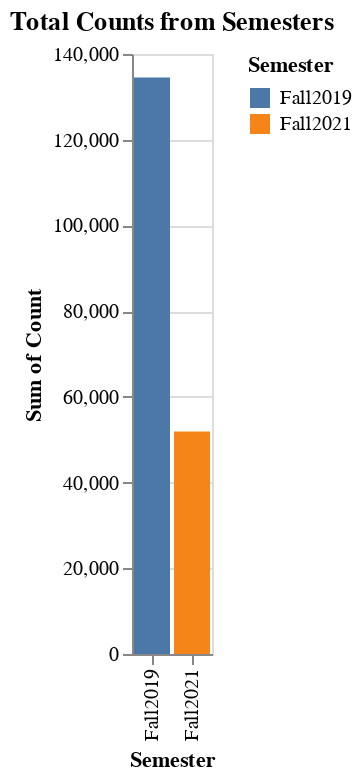

Notebook cell for this chart:
### Markdown cell above
### Comparison of two Box plot, Fall19 and Fall21

you can use your mouse and view additional data by hovering over the graphs.

[Box Charts](https://en.wikipedia.org/wiki/Box_plot) are a more informative (e.g.,, providing summary numbers like max, min, average, outliers) version than a traditional bar graph but has a learning curve.

### Code cell
Total = alt.Chart(df.sample(5000), title='Total Counts from Semesters').mark_bar().encode(
    alt.X("Semester:O"),
    alt.Y("sum(Count):Q"),
    alt.Color('Semester:N'),
    tooltip=['mean(Count)', 'sum(Count)']
)
Total

### Figure 1 — Vega-Lite specification as saved in the notebook (floating-point values rounded to 4 significant figures; data arrays with more than 128 entries replaced by an {"elided": "..."} marker saying what was removed)
{"config": {"view": {"continuousWidth": 400, "continuousHeight": 300}}, "data": {"name": "data-dd471abadb72f2279afb03d54caa8bd9"}, "mark": "bar", "encoding": {"color": {"type": "nominal", "field": "Semester"}, "tooltip": [{"type": "nominal", "aggregate": "mean", "field": "Count"}, {"type": "nominal", "aggregate": "sum", "field": "Count"}], "x": {"type": "ordinal", "field": "Semester"}, "y": {"type": "quantitative", "aggregate": "sum", "field": "Count"}}, "title": "Total Counts from Semesters", "$schema": "https://vega.github.io/schema/vega-lite/v4.8.1.json", "datasets": {"data-dd471abadb72f2279afb03d54caa8bd9": {"elided": "5000 records"}}}
